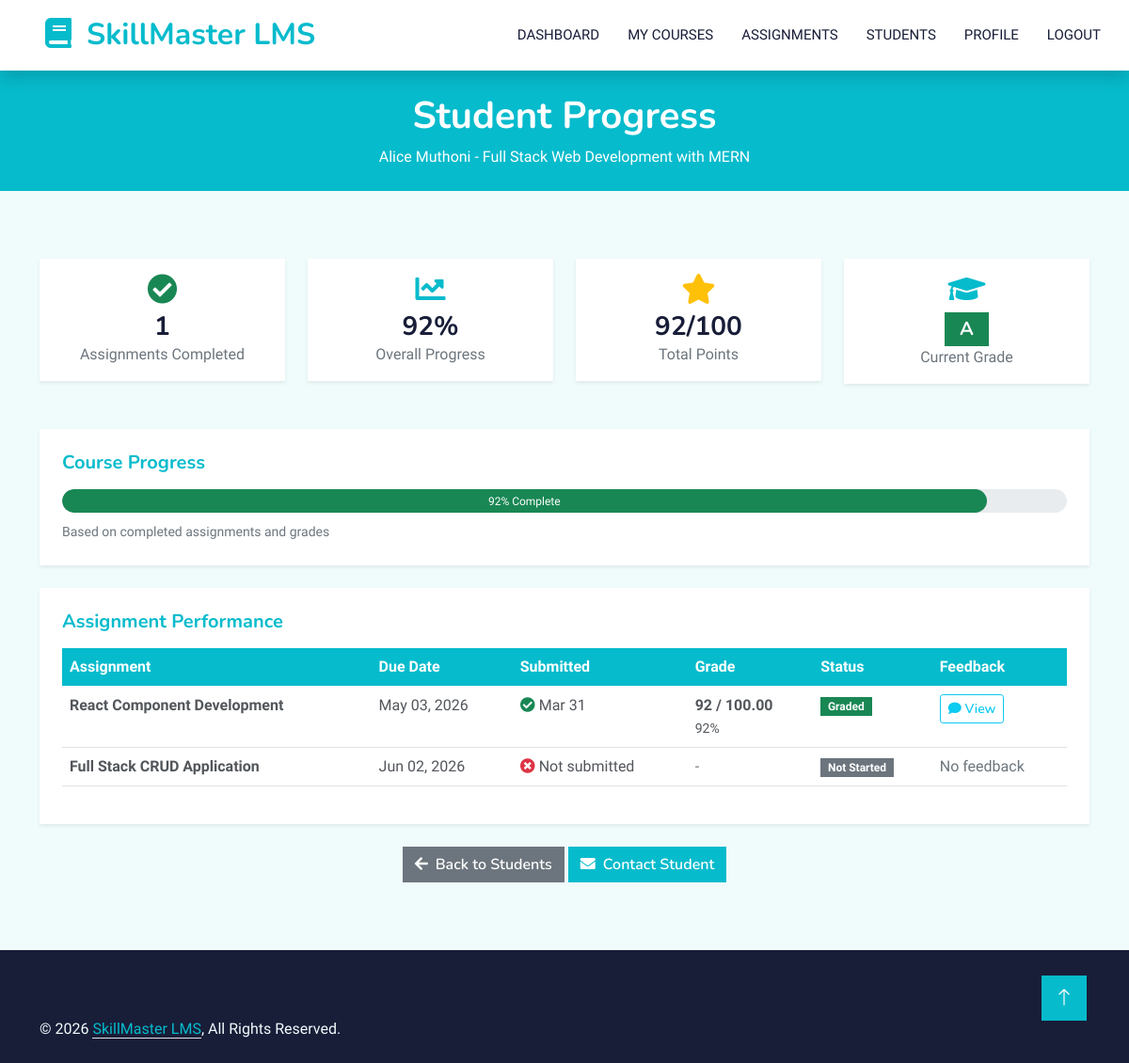
The app's page /instructor/students/progress.php?student_id=6&course_id=2 (signed in) with its own data.
### tables this page shows
CREATE TABLE `users` (
  `id` bigint(20) NOT NULL,
  `username` varchar(50) NOT NULL,
  `email` varchar(100) NOT NULL,
  `password` varchar(255) NOT NULL,
  `role` enum('admin','instructor','student') NOT NULL DEFAULT 'student',
  `first_name` varchar(50) NOT NULL,
  `last_name` varchar(50) NOT NULL,
  `profile_pic` varchar(255) DEFAULT NULL,
  `bio` text DEFAULT NULL,
  `phone_number` varchar(20) DEFAULT NULL,
  `address` text DEFAULT NULL,
  `is_active` tinyint(1) DEFAULT 1,
  `must_change_password` tinyint(1) DEFAULT 0,
  `created_by` bigint(20) DEFAULT NULL,
  `last_login` timestamp NULL DEFAULT NULL,
  `created_at` timestamp NOT NULL DEFAULT current_timestamp(),
  `updated_at` timestamp NOT NULL DEFAULT current_timestamp() ON UPDATE current_timestamp(),
  `deleted_at` timestamp NULL DEFAULT NULL,
  `facebook_link` varchar(255) DEFAULT NULL,
  `twitter_link` varchar(255) DEFAULT NULL,
  `linkedin_link` varchar(255) DEFAULT NULL
);

CREATE TABLE `courses` (
  `id` bigint(20) NOT NULL,
  `title` varchar(200) NOT NULL,
  `slug` varchar(200) NOT NULL,
  `code` varchar(20) NOT NULL,
  `description` text DEFAULT NULL,
  `short_description` varchar(500) DEFAULT NULL,
  `category_id` bigint(20) DEFAULT NULL,
  `instructor_id` bigint(20) DEFAULT NULL,
  `price` decimal(10,2) DEFAULT 0.00,
  `thumbnail` varchar(255) DEFAULT NULL,
  `credits` int(11) DEFAULT 3,
  `start_date` date DEFAULT NULL,
  `end_date` date DEFAULT NULL,
  `status` enum('draft','pending_approval','published','archived','rejected') NOT NULL DEFAULT 'draft',
  `max_students` int(11) DEFAULT 50,
  `enrollment_count` int(11) DEFAULT 0,
  `syllabus` text DEFAULT NULL,
  `created_by` bigint(20) DEFAULT NULL,
  `created_at` timestamp NOT NULL DEFAULT current_timestamp(),
  `updated_at` timestamp NOT NULL DEFAULT current_timestamp() ON UPDATE current_timestamp(),
  `deleted_at` timestamp NULL DEFAULT NULL
);

CREATE TABLE `assignments` (
  `id` bigint(20) NOT NULL,
  `course_id` bigint(20) NOT NULL,
  `instructor_id` bigint(20) DEFAULT NULL,
  `title` varchar(200) NOT NULL,
  `description` text DEFAULT NULL,
  `due_date` datetime NOT NULL,
  `max_points` decimal(5,2) DEFAULT 100.00,
  `created_at` timestamp NOT NULL DEFAULT current_timestamp(),
  `deleted_at` timestamp NULL DEFAULT NULL
);

CREATE TABLE `submissions` (
  `id` bigint(20) NOT NULL,
  `assignment_id` bigint(20) NOT NULL,
  `student_id` bigint(20) NOT NULL,
  `submission_text` text DEFAULT NULL,
  `submitted_at` timestamp NOT NULL DEFAULT current_timestamp(),
  `is_late` tinyint(1) DEFAULT 0,
  `status` enum('submitted','graded','late','resubmitted') DEFAULT 'submitted',
  `grade` decimal(5,2) DEFAULT NULL,
  `feedback` text DEFAULT NULL,
  `graded_by` bigint(20) DEFAULT NULL,
  `graded_at` datetime DEFAULT NULL
);

### public/instructor/students/progress.php (the view, shortened to what the rows shown need)
<?php
$courseModel = new Course();
$enrollmentModel = new Enrollment();
$assignmentModel = new Assignment();
$submissionModel = new Submission();
$courseId = isset($_GET['course_id']) ? (int)$_GET['course_id'] : 0;
$studentId = isset($_GET['student_id']) ? (int)$_GET['student_id'] : 0;
$course = $courseModel->getById($courseId);
$db = $enrollmentModel->getDB();
$stmt = $db->prepare("SELECT first_name, last_name, email, profile_pic FROM users WHERE id = ?");
$stmt->execute([$studentId]);
$student = $stmt->fetch();
$assignments = $assignmentModel->getByCourse($courseId);
$gradesData = [];
foreach ($assignments as $assignment) {
    $stmt = $submissionModel->getDB()->prepare("
        SELECT s.*, g.grade_value, g.letter_grade
        FROM submissions s
        LEFT JOIN grades g ON g.assignment_id = s.assignment_id
        WHERE s.assignment_id = ? AND s.student_id = ?
    ");
    $stmt->execute([$assignment['id'], $studentId]);
    $submissionData = $stmt->fetch();
    $gradesData[] = [
        'assignment' => $assignment,
        'submission' => $submissionData,
        'grade' => $submissionData['grade_value'] ?? null
    ];
}
?>
<!DOCTYPE html>
<html lang="en">
<head>
    <link href="https://cdnjs.cloudflare.com/ajax/libs/font-awesome/5.10.0/css/all.min.css" rel="stylesheet">
    <link href="https://cdn.jsdelivr.net/npm/bootstrap-icons@1.4.1/font/bootstrap-icons.css" rel="stylesheet">
    <link href="../../assets/css/bootstrap.min.css" rel="stylesheet">
    <link href="../../assets/css/style.css" rel="stylesheet">
</head>
<body style="background-color: #F0FBFC;">
    <nav class="navbar navbar-expand-lg bg-white navbar-light shadow sticky-top p-0">
        <a href="../index.php" class="navbar-brand d-flex align-items-center px-4 px-lg-5">
            <h2 class="m-0 text-primary"><i class="fa fa-book me-3"></i><?php echo APP_NAME; ?></h2>
        </a>
    </nav>
    <div class="container-fluid py-4 mb-5" style="background-color: #06BBCC;">
        <div class="container text-center">
            <h1 class="text-white">Student Progress</h1>
            <p class="text-white mb-0"><?php echo htmlspecialchars($student['first_name'] . ' ' . $student['last_name']); ?> - <?php echo htmlspecialchars($course['title']); ?></p>
        </div>
    </div>
    <div class="container-xxl py-4">
        <div class="container">
            <div class="bg-white rounded p-4 shadow-sm">
                <div class="table-responsive">
                    <table class="table table-hover">
                        <thead style="background-color: #06BBCC; color: white;">
                            <tr>
                                <th>Assignment</th>
                                <th>Due Date</th>
                                <th>Submitted</th>
                                <th>Grade</th>
                                <th>Status</th>
                                <th>Feedback</th>
                            </tr>
                        </thead>
                        <tbody>
                            <?php foreach ($gradesData as $item):
                                $assignment = $item['assignment'];
                                $submission = $item['submission'];
                                $grade = $item['grade'];
                                $isSubmitted = $submission && $submission['submitted_at'];
                                $isGraded = $grade !== null;
                            ?>
                                <tr>
                                    <td><strong><?php echo htmlspecialchars($assignment['title']); ?></strong></td>
                                    <td><?php echo date('M d, Y', strtotime($assignment['due_date'])); ?></td>
                                    <td>
                                        <?php if ($isSubmitted): ?>
                                            <i class="fa fa-check-circle text-success"></i> <?php echo date('M d', strtotime($submission['submitted_at'])); ?>
                                        <?php else: ?>
                                            <i class="fa fa-times-circle text-danger"></i> Not submitted
                                        <?php endif; ?>
                                    </td>
                                    <td>
                                        <?php if ($isGraded): ?>
                                            <strong><?php echo $grade; ?> / <?php echo $assignment['max_points']; ?></strong>
                                            <br>
                                            <small><?php echo round(($grade / $assignment['max_points']) * 100, 1); ?>%</small>
                                        <?php elseif ($isSubmitted): ?>
                                            <span class="text-warning">Pending Grade</span>
                                        <?php else: ?>
                                            <span class="text-muted">-</span>
                                        <?php endif; ?>
                                    </td>
                                    <td>
                                        <?php if ($isGraded): ?>
                                            <span class="badge bg-success">Graded</span>
                                        <?php elseif ($isSubmitted): ?>
                                            <span class="badge bg-warning text-dark">Submitted</span>
                                        <?php else: ?>
                                            <span class="badge bg-secondary">Not Started</span>
                                        <?php endif; ?>
                                    </td>
                                    <td>
                                        <?php if ($submission && $submission['feedback']): ?>
                                            <button class="btn btn-sm btn-outline-info" data-bs-toggle="modal" data-bs-target="#feedbackModal<?php echo $assignment['id']; ?>">
                                                <i class="fa fa-comment"></i> View
                                            </button>
                                        <?php else: ?>
                                            <span class="text-muted">No feedback</span>
                                        <?php endif; ?>
                                    </td>
                                </tr>
                            <?php endforeach; ?>
                        </tbody>
                    </table>
                </div>
            </div>
        </div>
    </div>
</body>
</html>

### records on screen
users: first_name+last_name "Alice Muthoni"
courses: title "Full Stack Web Development with MERN"
assignments: title "React Component Development", due_date "May 03, 2026", grade "92", max_points "100.00", ($grade/$assignment['max_points'])*100 "92", shows "Graded"
submissions: submitted_at "Mar 31"
assignments: title "Full Stack CRUD Application", due_date "Jun 02, 2026", shows "Not submitted", shows "Not Started", shows "No feedback"

### other values on screen
APP_NAME "SkillMaster LMS"
$completedAssignments "1"
$overallPercentage "92"
$totalEarned "92"
$totalPossible "100"
$letterGrade "A"
